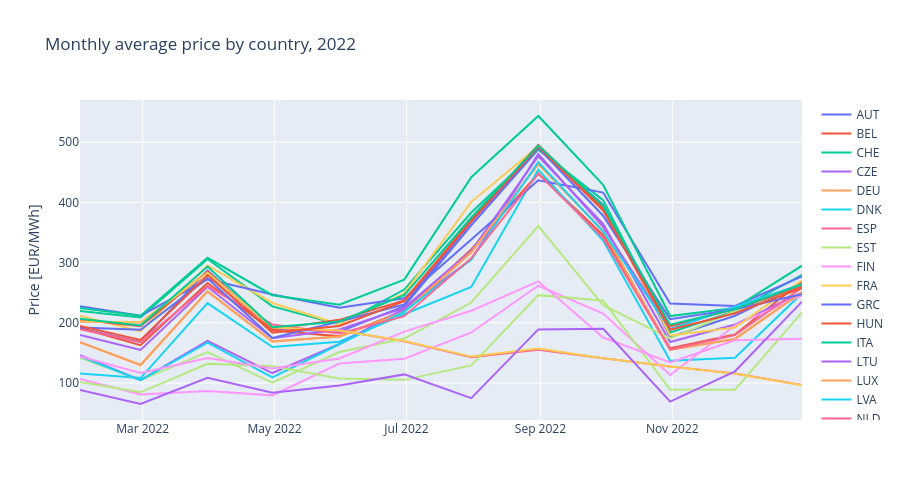

Notebook code for this chart:
### Code cell
# --- Monthly average prices per country ---
monthly = wide.resample('ME').mean()

fig = go.Figure()
for c in countries:
    if c in monthly.columns:
        fig.add_trace(go.Scatter(x=monthly.index, y=monthly[c],
                                 mode='lines', name=c))
fig.update_layout(
    title=f'Monthly average price by country, {year}',
    yaxis_title='Price [EUR/MWh]',
    height=500, hovermode='x unified',
)
fig.show()
